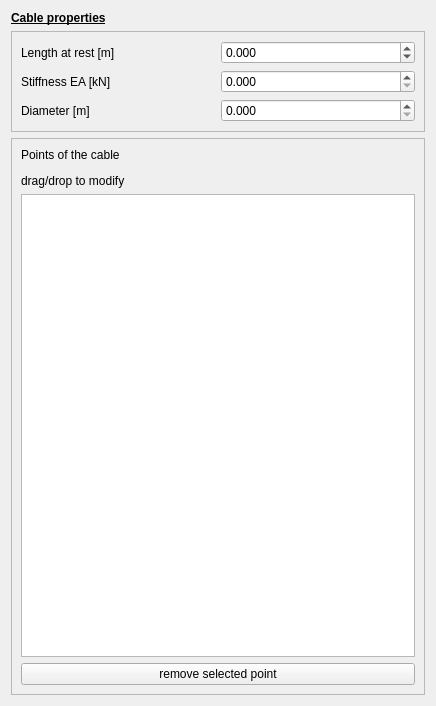
<?xml version="1.0" encoding="UTF-8"?>
<ui version="4.0">
 <class>Cable_form</class>
 <widget class="QWidget" name="Cable_form">
  <property name="geometry">
   <rect>
    <x>0</x>
    <y>0</y>
    <width>436</width>
    <height>706</height>
   </rect>
  </property>
  <property name="windowTitle">
   <string>Form</string>
  </property>
  <property name="locale">
   <locale language="English" country="UnitedStates"/>
  </property>
  <layout class="QVBoxLayout" name="verticalLayout">
   <item>
    <widget class="QLabel" name="label_7">
     <property name="sizePolicy">
      <sizepolicy hsizetype="Preferred" vsizetype="Fixed">
       <horstretch>0</horstretch>
       <verstretch>0</verstretch>
      </sizepolicy>
     </property>
     <property name="maximumSize">
      <size>
       <width>16777215</width>
       <height>30</height>
      </size>
     </property>
     <property name="autoFillBackground">
      <bool>false</bool>
     </property>
     <property name="frameShape">
      <enum>QFrame::NoFrame</enum>
     </property>
     <property name="text">
      <string>&lt;html&gt;&lt;head/&gt;&lt;body&gt;&lt;p&gt;&lt;span style=&quot; font-weight:600; text-decoration: underline;&quot;&gt;Cable properties&lt;/span&gt;&lt;/p&gt;&lt;/body&gt;&lt;/html&gt;</string>
     </property>
    </widget>
   </item>
   <item>
    <widget class="QFrame" name="frame_2">
     <property name="frameShape">
      <enum>QFrame::StyledPanel</enum>
     </property>
     <property name="frameShadow">
      <enum>QFrame::Raised</enum>
     </property>
     <layout class="QGridLayout" name="gridLayout">
      <item row="6" column="1">
       <widget class="QDoubleSpinBox" name="doubleSpinBox_2">
        <property name="locale">
         <locale language="English" country="UnitedStates"/>
        </property>
        <property name="decimals">
         <number>3</number>
        </property>
        <property name="minimum">
         <double>0.000000000000000</double>
        </property>
        <property name="maximum">
         <double>999999999999.000000000000000</double>
        </property>
        <property name="singleStep">
         <double>1000.000000000000000</double>
        </property>
       </widget>
      </item>
      <item row="3" column="0">
       <widget class="QLabel" name="label">
        <property name="text">
         <string>Length at rest [m]</string>
        </property>
       </widget>
      </item>
      <item row="3" column="1">
       <widget class="QDoubleSpinBox" name="doubleSpinBox_1">
        <property name="locale">
         <locale language="English" country="UnitedStates"/>
        </property>
        <property name="decimals">
         <number>3</number>
        </property>
        <property name="minimum">
         <double>-1000000000000000000.000000000000000</double>
        </property>
        <property name="maximum">
         <double>999999999999.000000000000000</double>
        </property>
       </widget>
      </item>
      <item row="6" column="0">
       <widget class="QLabel" name="label_2">
        <property name="text">
         <string>Stiffness EA [kN]</string>
        </property>
       </widget>
      </item>
      <item row="7" column="0">
       <widget class="QLabel" name="label_4">
        <property name="text">
         <string>Diameter [m]</string>
        </property>
       </widget>
      </item>
      <item row="7" column="1">
       <widget class="QDoubleSpinBox" name="doubleSpinBox">
        <property name="decimals">
         <number>3</number>
        </property>
        <property name="singleStep">
         <double>0.001000000000000</double>
        </property>
       </widget>
      </item>
     </layout>
    </widget>
   </item>
   <item>
    <widget class="QFrame" name="frame">
     <property name="frameShape">
      <enum>QFrame::StyledPanel</enum>
     </property>
     <property name="frameShadow">
      <enum>QFrame::Raised</enum>
     </property>
     <layout class="QVBoxLayout" name="verticalLayout_2">
      <item>
       <widget class="QLabel" name="label_3">
        <property name="text">
         <string>&lt;html&gt;&lt;head/&gt;&lt;body&gt;&lt;p&gt;Points of the cable&lt;/p&gt;&lt;p&gt;drag/drop to modify&lt;/p&gt;&lt;/body&gt;&lt;/html&gt;</string>
        </property>
        <property name="wordWrap">
         <bool>true</bool>
        </property>
        <property name="indent">
         <number>-1</number>
        </property>
       </widget>
      </item>
      <item>
       <widget class="QListWidget" name="list"/>
      </item>
      <item>
       <widget class="QPushButton" name="pbRemoveSelected">
        <property name="text">
         <string>remove selected point</string>
        </property>
       </widget>
      </item>
     </layout>
    </widget>
   </item>
  </layout>
 </widget>
 <tabstops>
  <tabstop>doubleSpinBox_1</tabstop>
  <tabstop>doubleSpinBox_2</tabstop>
 </tabstops>
 <resources/>
 <connections/>
</ui>
